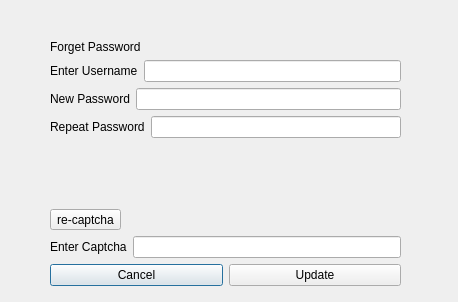
<?xml version="1.0" encoding="UTF-8"?>
<ui version="4.0">
 <class>Dialog</class>
 <widget class="QDialog" name="Dialog">
  <property name="geometry">
   <rect>
    <x>0</x>
    <y>0</y>
    <width>458</width>
    <height>302</height>
   </rect>
  </property>
  <property name="windowTitle">
   <string>Dialog</string>
  </property>
  <widget class="QWidget" name="layoutWidget">
   <property name="geometry">
    <rect>
     <x>50</x>
     <y>40</y>
     <width>351</width>
     <height>246</height>
    </rect>
   </property>
   <layout class="QVBoxLayout" name="verticalLayout_5">
    <item>
     <layout class="QVBoxLayout" name="verticalLayout_4">
      <item>
       <layout class="QVBoxLayout" name="verticalLayout_3">
        <item>
         <layout class="QVBoxLayout" name="verticalLayout_2">
          <item>
           <widget class="QLabel" name="labelForgetPassword">
            <property name="text">
             <string>Forget Password</string>
            </property>
           </widget>
          </item>
          <item>
           <layout class="QVBoxLayout" name="verticalLayout">
            <item>
             <layout class="QHBoxLayout" name="horizontalLayout">
              <item>
               <widget class="QLabel" name="labelUsername_1">
                <property name="text">
                 <string>Enter Username</string>
                </property>
               </widget>
              </item>
              <item>
               <widget class="QLineEdit" name="lineEditUsername"/>
              </item>
             </layout>
            </item>
            <item>
             <layout class="QHBoxLayout" name="horizontalLayout_2">
              <item>
               <widget class="QLabel" name="label">
                <property name="text">
                 <string>New Password</string>
                </property>
               </widget>
              </item>
              <item>
               <widget class="QLineEdit" name="lineEditNewPassword">
                <property name="echoMode">
                 <enum>QLineEdit::PasswordEchoOnEdit</enum>
                </property>
               </widget>
              </item>
             </layout>
            </item>
            <item>
             <layout class="QHBoxLayout" name="horizontalLayout_3">
              <item>
               <widget class="QLabel" name="label_2">
                <property name="text">
                 <string>Repeat Password</string>
                </property>
               </widget>
              </item>
              <item>
               <widget class="QLineEdit" name="lineEditRepeatPassword">
                <property name="echoMode">
                 <enum>QLineEdit::PasswordEchoOnEdit</enum>
                </property>
               </widget>
              </item>
             </layout>
            </item>
           </layout>
          </item>
         </layout>
        </item>
        <item>
         <widget class="QLabel" name="labelCaptcha">
          <property name="text">
           <string/>
          </property>
         </widget>
        </item>
        <item>
         <widget class="QToolButton" name="toolButton">
          <property name="text">
           <string>re-captcha</string>
          </property>
         </widget>
        </item>
       </layout>
      </item>
      <item>
       <layout class="QHBoxLayout" name="horizontalLayout_4">
        <item>
         <widget class="QLabel" name="labelCaptchaEnter">
          <property name="text">
           <string>Enter Captcha</string>
          </property>
         </widget>
        </item>
        <item>
         <widget class="QLineEdit" name="lineEditCaptcha"/>
        </item>
       </layout>
      </item>
     </layout>
    </item>
    <item>
     <layout class="QHBoxLayout" name="horizontalLayout_5">
      <item>
       <widget class="QPushButton" name="pushButton_2">
        <property name="text">
         <string>Cancel</string>
        </property>
       </widget>
      </item>
      <item>
       <widget class="QPushButton" name="pushButton">
        <property name="text">
         <string>Update</string>
        </property>
       </widget>
      </item>
     </layout>
    </item>
   </layout>
  </widget>
 </widget>
 <resources/>
 <connections>
  <connection>
   <sender>pushButton_2</sender>
   <signal>clicked()</signal>
   <receiver>pushButton_2</receiver>
   <slot>close()</slot>
   <hints>
    <hint type="sourcelabel">
     <x>166</x>
     <y>280</y>
    </hint>
    <hint type="destinationlabel">
     <x>73</x>
     <y>278</y>
    </hint>
   </hints>
  </connection>
  <connection>
   <sender>toolButton</sender>
   <signal>clicked()</signal>
   <receiver>labelCaptcha</receiver>
   <slot>update()</slot>
   <hints>
    <hint type="sourcelabel">
     <x>125</x>
     <y>203</y>
    </hint>
    <hint type="destinationlabel">
     <x>178</x>
     <y>182</y>
    </hint>
   </hints>
  </connection>
 </connections>
</ui>
